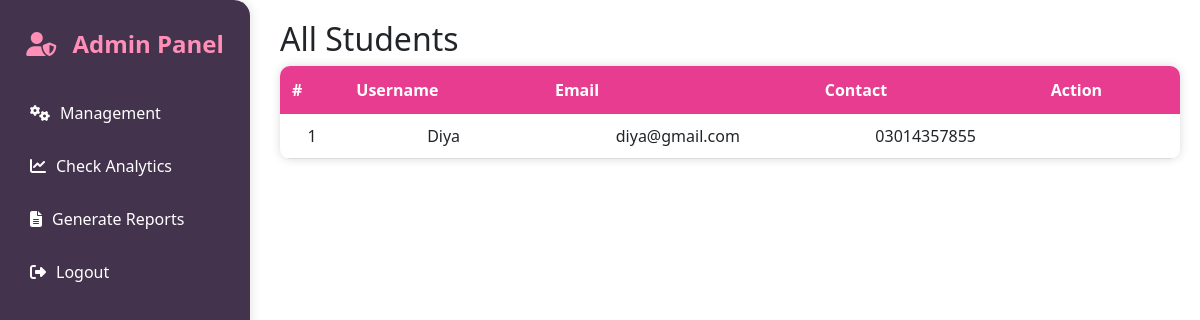
The page /show_students.php on the database its author committed.
### tables this page shows
CREATE TABLE `users` (
  `id` int(11) NOT NULL,
  `username` varchar(50) NOT NULL,
  `email` varchar(100) NOT NULL,
  `password` varchar(255) NOT NULL,
  `contact` varchar(20) NOT NULL,
  `role` enum('student','parent') NOT NULL DEFAULT 'student'
);

### show_students.php (the view, shortened to what this page needs)
<?php
include "../db_connection.php";
$sql = "SELECT id, username, email, contact, role
        FROM users
        WHERE role='student'";
$result = mysqli_query($conn, $sql);
?>
<!DOCTYPE html>
<html>
<head>
<link href="https://cdn.jsdelivr.net/npm/bootstrap@5.3.0/dist/css/bootstrap.min.css" rel="stylesheet">
</head>
<body>
<?php include "sidebar_admin.php"; ?>
<div class="content">
    <h2>All Students</h2>
    <table class="table-custom">
        <thead>
            <tr>
                <th>#</th>
                <th>Username</th>
                <th>Email</th>
                <th>Contact</th>
                <th>Action</th>
            </tr>
        </thead>
        <tbody>
        <?php
        $i=1;
        while ($row = mysqli_fetch_assoc($result)): ?>
            <tr>
                <td><?= $i++; ?></td>
                <td><?= htmlspecialchars($row['username']); ?></td>
                <td><?= htmlspecialchars($row['email']); ?></td>
                <td><?= htmlspecialchars($row['contact']); ?></td>
                <td>
                </td>
            </tr>
        <?php endwhile; ?>
        </tbody>
    </table>
</div>
</body>
</html>

### show_students.php (style rules this page uses)
body { background:#f7f3f8; font-family: Arial; }
.content { margin-left:260px; padding:20px; }
.table-custom { width:100%; background:white; border-radius:10px; overflow:hidden; box-shadow:0 0 10px rgba(0,0,0,0.15); }
.table-custom th { background:#E83C91; color:#fff; padding:12px; }
.table-custom td { padding:10px; border-bottom:1px solid #ddd; text-align:center; }

### rows shown on the page
users: username "Diya", email "diya@gmail.com", contact "03014357855"
